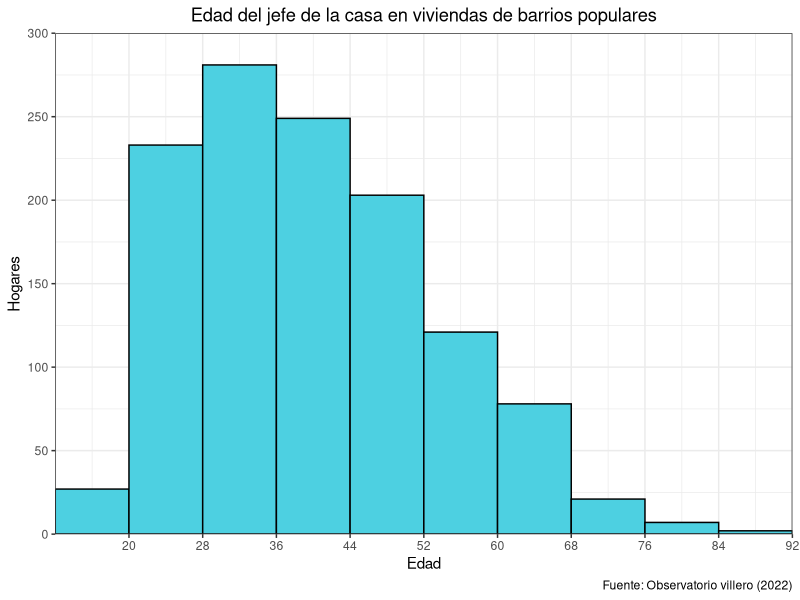

Reproduce this figure in R.
install.packages("tidyverse")

library(readxl)
library(ggplot2)

# Leo el xlsx
df = read_excel("Datos_LP.xlsx", sheet = "FILTRO");

data=data.frame(value=df$`Edad jefe/a del hogar`)

# Histograma
ggplot(data, aes(value)) + 
  geom_histogram(binwidth = 8, fill="#4dd0e1", color="black") +
  scale_x_continuous(name="Edad", expand = c(0, 0), breaks=seq(20,92,8)) +
  labs(title = "Edad del jefe de la casa en viviendas de barrios populares",
       caption = "Fuente: Observatorio villero (2022)") +
  theme_bw() +
  theme(plot.title = element_text(hjust = 0.5)) +
  scale_y_continuous(name="Hogares", expand=c(0,0), limits = c(0,300), breaks=seq(0,300,50))

IQR(df$`Edad jefe/a del hogar`)
